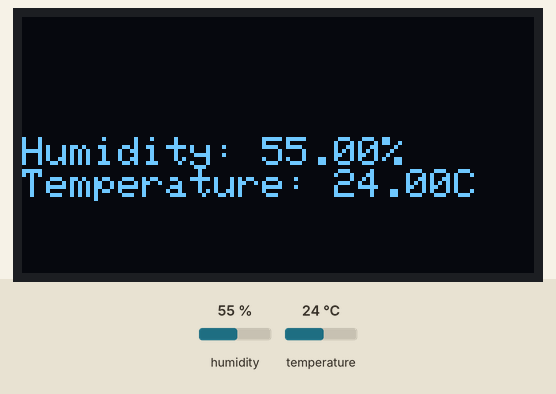
The program below on a simulated ESP32. On the bench: 128×64 one-colour display. The inputs (shaded band) are chosen by the test bench; at power-on: humidity 55 %, temperature 24 °C. WiFi joins after 1.5 s; servers stay silent unless stated; uploads are accepted with an empty reply; what the program prints to the serial monitor is not drawn.

Above: at 1.6 s.

The program:

main.cpp
```cpp
#include <Arduino.h>
#include <Wire.h>
#include <Adafruit_GFX.h>
#include <Adafruit_SSD1306.h>
#include "DHT.h"
#include <WiFi.h>
#include <HTTPClient.h>

#define SCREEN_WIDTH 128
#define SCREEN_HEIGHT 64
#define DHTPIN 23      // The ESP32 pin connected to the OUT/SDA pin of the DHT22
#define DHTTYPE DHT22  // Let the library know we are using the DHT22


//Initialising display
Adafruit_SSD1306 display(SCREEN_WIDTH, SCREEN_HEIGHT, &Wire, -1);
//Initialising DHT sensor
DHT dht(DHTPIN, DHTTYPE);

const char* ssid = "JioFiber-SSID";
const char* password = "PWD";
String host = "http://192.168.29.100:8182/api/message?message=";


void connectWifi(){
  WiFi.mode(WIFI_STA);
  Serial.print("Wi-Fi MAC Address: " + WiFi.macAddress());
  Serial.print("Connecting to Wi-Fi: " + String(ssid));
  WiFi.begin(ssid, password);
  while (WiFi.status() != WL_CONNECTED) {
    delay(500);
    Serial.print(".");
  }
  Serial.println("\n\nSUCCESS! Connected to Wi-Fi. IP Address: " + WiFi.localIP().toString());
}

void ensureWiFiConnected(){
  if(WiFi.status() != WL_CONNECTED){
    Serial.println("WiFi disconnected. Reconnecting...");
    connectWifi();
  }
}

void pushToServer(String message){
    ensureWiFiConnected();

    // Retry HTTP up to 3 times
    int maxRetries = 3;
    int retryCount = 0;

    while(retryCount < maxRetries) {
      HTTPClient http;
      String tmpUrl = host + message;
      Serial.println("Pushing data to server (attempt " + String(retryCount + 1) + "/" + String(maxRetries) + "): " + tmpUrl);

      http.begin(tmpUrl);
      http.setConnectTimeout(10000);
      http.setTimeout(10000);
      http.setUserAgent("ESP32-DHT22");

      int httpResponseCode = http.GET();
      http.end();

      if (httpResponseCode == 200) {
        Serial.println("Successfully pushed data! Response code: " + String(httpResponseCode));
        return;
      }
      else {
        Serial.println("Push failed with code: " + String(httpResponseCode) + ". Retrying...");
        retryCount++;
        if(retryCount < maxRetries) {
          delay(2000);
        }
      }
    }
    Serial.println("Failed to push data after " + String(maxRetries) + " attempts");
}

void setup() {
  Serial.begin(115200);
  dht.begin();
  Serial.println(F("Setup started."));
  connectWifi();
  if(!display.begin(SSD1306_SWITCHCAPVCC, 0x3C)) {
    Serial.println(F("SSD1306 allocation failed"));
    for(;;);
  }
}


void clearAndPrintToDisplay(String text) {
  Serial.println("Updating display with text: " + text);
  display.clearDisplay();
  display.setTextColor(WHITE);
  display.setCursor(0, 30);
  display.println(text);
  display.display();
}


void loop() {
  float humidity = dht.readHumidity();
  float tempC = dht.readTemperature();

  if (isnan(humidity) || isnan(tempC)) {
    Serial.println("Failed to read from DHT sensor! Check your wiring.");
    return;
  }

  String text = String("Humidity: ") + String(humidity) + String("%\n") + String("Temperature: ") + String(tempC) + String("C");
  clearAndPrintToDisplay(text);
  Serial.println(text);
  pushToServer(String(tempC)+"C|"+String(humidity)+"%");
  delay(30*60*1000);
}
```
